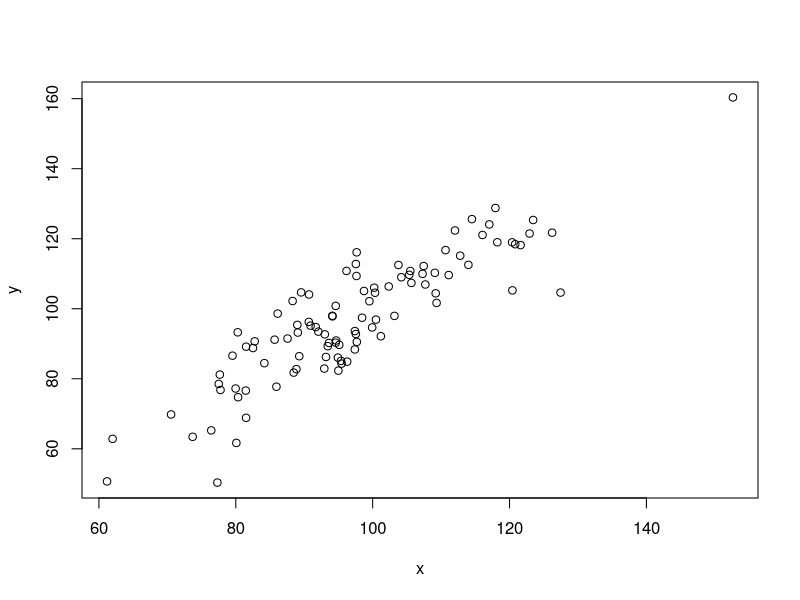

Write the R code that produced this figure.
## ---- chunk 1
#| label: fig-beispiel-plot
#| fig-cap: "Beispiel für einen Scatterplot"
#| fig-width: 6
#| fig-height: 4
#| fig-format: pdf
#| echo: false
#| message: false
#| warning: false
#| dpi: 600


x <- rnorm(n = 100,
           mean = 100,
           sd = 15
           )

y <- x + rnorm(n = 100,
               mean = 0,
               sd = 10
               )

plot(x, y)
